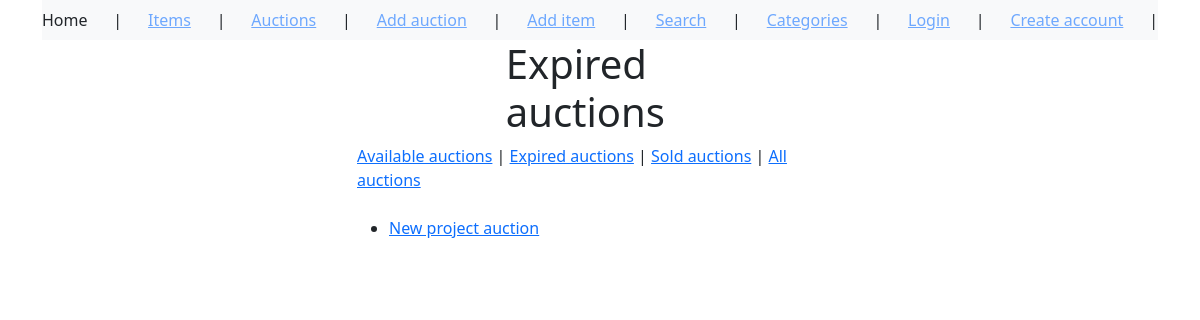
Before: /auctions/?status=expired with the older database file.
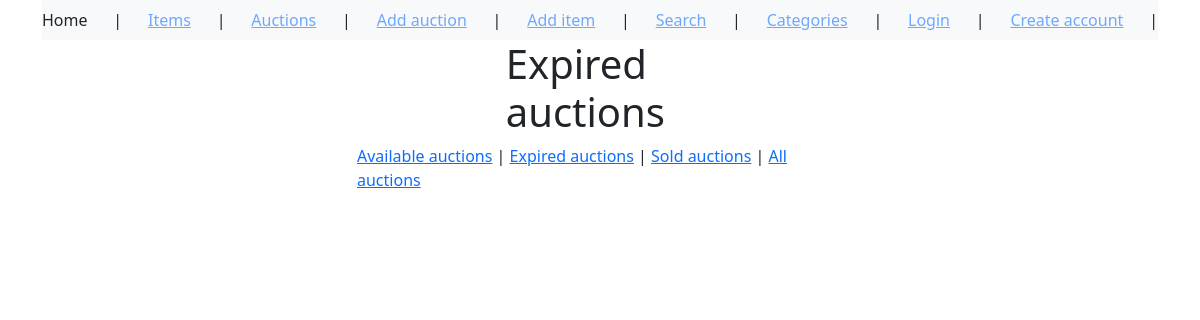
After: the same page with the newer database file.
### auctions/models.py (models this page shows, shortened)
class Auction(models.Model):
    CHOICES = (
        ('available', 'available'),
        ('expired', 'expired'),
        ('sold', 'sold'),
    )
    name = models.CharField(max_length=255)
    item = models.ForeignKey(Item, on_delete=models.CASCADE)
    min_price = models.DecimalField(max_digits=10, decimal_places=2)
    buy_now_price = models.DecimalField(max_digits=10, decimal_places=2, null=True, blank=True)
    end_date = models.DateTimeField()
    seller = models.ForeignKey(User, on_delete=models.CASCADE, related_name='seller')
    buyer = models.ForeignKey(User, on_delete=models.CASCADE, blank=True, related_name='buyer', null=True)
    status = models.CharField(choices=CHOICES, default='available', max_length=64)

### auctions/views.py (the view)
# urls.py: path('auctions/', auctions.AuctionsList.as_view()),
class AuctionsList(ListView):
    model = Auction
    context_object_name = 'auction_list'
    paginate_by = 5
    def get_context_data(self, **kwargs):
        context = super().get_context_data(**kwargs)    # Get default context data
        for auction in context['auction_list']:
            if auction.end_date < timezone.now() and auction.bid_set.count() > 0:
                auction.status = 'sold'
                auction.save()
            elif auction.end_date < timezone.now():   # Check if end date is past
                auction.status = 'expired'
                auction.save()
        return context
    def get_template_names(self, **kwargs):
        status = self.request.GET.get('status')     # Get status parameter from the request
        if status == 'expired':
            return 'auctions/expired_auction_list.html'
        elif status == 'available':
            return 'auctions/available_auction_list.html'
        elif status == 'sold':
            return 'auctions/sold_auction_list.html'
        else:
            return 'auctions/auction_list.html'

### templates/auctions/expired_auction_list.html (shortened to what this page needs)
{% extends 'auctions/base_template.html' %}
{% block content %}
<div id="content", name="content", class="main">
    <div class="row justify-content-center">
        <div class="col-5">
<h1>Expired auctions</h1>
</div>
</div>
</div>
<div id="content", name="content", class="main">
    <div class="row justify-content-center">
        <div class="col-15">
<a href="/auctions/?status=available">Available auctions</a> |
<a href="/auctions/?status=expired">Expired auctions</a> |
<a href="/auctions/?status=sold">Sold auctions</a> |
<a href="/auctions">All auctions</a>
</div>
</div>
</div><br>
{% for auction in auction_list %}
{% if auction.status == 'expired' %}
<ul>
<li><a href="/auction/{{ auction.id }}">{{ auction.name }}</a> <br></li>
</ul>
{% endif %}
{% endfor %}
{% endblock %}

Changed rows visible on the page:
removed Auction: name "New project auction"
